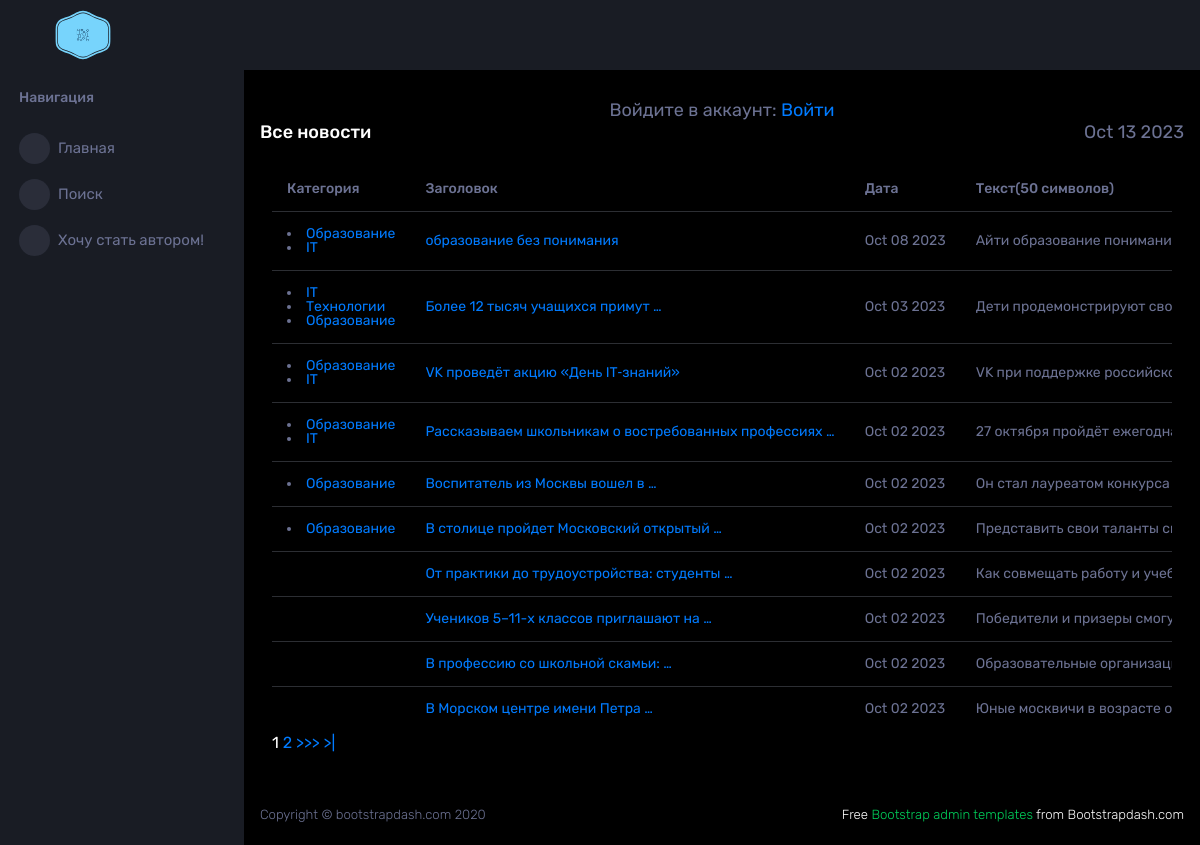
Page /news/ on the committed database.
### news/models.py (models this page shows, shortened)
class Category(models.Model):
    categoryName = models.CharField(max_length = 255, unique = True)
    subscriber = models.ManyToManyField(User, through = 'Subscribers')
    def __str__(self):
        return f'{self.categoryName}'

class Post(models.Model):
    news = 'N'
    article = 'A'
    postChoice = [
        (news, 'Новость'),
        (article, 'Статья')
    ]
    postAuthor = models.ForeignKey(Author, on_delete = models.CASCADE)
    postType = models.CharField(max_length = 1, choices = postChoice, default = news)
    postDateTime = models.DateTimeField(default=timezone.now)
    postCat = models.ManyToManyField(Category, through = 'PostCategory')
    postTitle = models.CharField(max_length = 255, default = 'Заголовок')
    postBody = models.TextField(default = 'Здесь должен быть текст')
    postRate = models.IntegerField(default = 0)

### news/views.py (the view, shortened to what this page needs)
# urls.py: path('', NewsList.as_view(), name='news'),
class NewsList(ListView):
    model = Post
    ordering = ['-postDateTime']
    template_name = 'newspaper/news.html'
    context_object_name = 'news'
    paginate_by = 10
    def get_context_data(self, **kwargs: Any) -> Dict[str, Any]:
        context =  super().get_context_data(**kwargs)
        context['time_now'] = timezone.localtime(timezone.now())
        context['empty'] = None
        context['filter'] = NewsFilter(self.request.GET,
                                       queryset=self.get_queryset())
        context['choices'] = Post.postChoice
        context['form'] = NewsForm()
        context['is_author'] = self.request.user.groups.filter(name='Authors').exists()
        return context

### news/templatetags/custom_filters.py (called while the page is built)
@register.filter(name='censor')
def censor(value):
    return cense(value)

### templates/newspaper/news.html (shortened to what this page needs)
{% extends 'layout/default.html' %}
{% load custom_filters %}
{% block content %}
<section class="tables">
    <div class="page-header">
        <div class=row><h1 class="page-title">Все новости</h1></div>
        <div class=row><h3 class="page-title small text-muted">{{ time_now|date:'M d Y' }}</h3></div>
    </div>
    <div class="table-responsive">
        {% if news %}
            <table class="table b-table table-striped table-hover">
                <thead >
                    <th scope="col">
                        Категория
                    </th>
                    <th scope="col">
                        Заголовок
                    </th>
                    <th scope="col">
                        Дата
                    </th>
                    <th scope="col">
                        Текст(50 символов)
                    </th>
                </thead>
                <tbody>
                {% for post in news %}
                    <tr>
                        <td>
                            {% for cat in post.postCat.all %}
                            <li><a href="subscribe/{{ cat.id }}">{{ cat }}</a></li>
                            {% endfor %}
                        </td>
                        <td>
                            <a href="{{ post.id }}">{{ post.postTitle|truncatewords:5|censor }}</a>
                        </td>
                        <td>
                            {{ post.postDateTime|date:'M d Y' }}
                        </td>
                        <td>
                            {{ post.postBody|truncatechars:50|censor }}
                        </td>
                    </tr>
                {% endfor %}
            </table>
            {% include 'layout/parts/paginator.html' %}
        {% else %}
            <h2> Новостей нет </h2>
        {% endif %}
    </div>
</section>
{% endblock content %}

### rows in the picture
Post: postTitle|censor "образование без понимания", postDateTime "Oct 08 2023", postBody|censor "Айти образование…"
Category: categoryName "Образование"
Category: categoryName "IT"
Post: postTitle|censor "Более 12 тысяч учащихся примут …", postDateTime "Oct 03 2023", postBody|censor "Дети продемонстрируют…"
Category: categoryName "Технологии"
Post: postTitle|censor "VK проведёт акцию «День IT‑знаний»", postDateTime "Oct 02 2023", postBody|censor "VK при поддержке…"
Post: postTitle|censor "Рассказываем школьникам о востребованных профессиях …", postDateTime "Oct 02 2023", postBody|censor "27 октября пройдёт…"
Post: postTitle|censor "Воспитатель из Москвы вошел в …", postDateTime "Oct 02 2023", postBody|censor "Он стал лауреатом конкурса…"
Post: postTitle|censor "В столице пройдет Московский открытый …", postDateTime "Oct 02 2023", postBody|censor "Представить свои таланты…"
Post: postTitle|censor "От практики до трудоустройства: студенты …", postDateTime "Oct 02 2023", postBody|censor "Как совмещать работу и…"
Post: postTitle|censor "Учеников 5–11-х классов приглашают на …", postDateTime "Oct 02 2023", postBody|censor "Победители и призеры…"
Post: postTitle|censor "В профессию со школьной скамьи: …", postDateTime "Oct 02 2023", postBody|censor "Образовательные…"
Post: postTitle|censor "В Морском центре имени Петра …", postDateTime "Oct 02 2023", postBody|censor "Юные москвичи в возрасте…"

### other values in the picture
{{ time_now|date:'M d Y' }} "Oct 13 2023"
{{ num }} "1"
{{ num }} "2"
